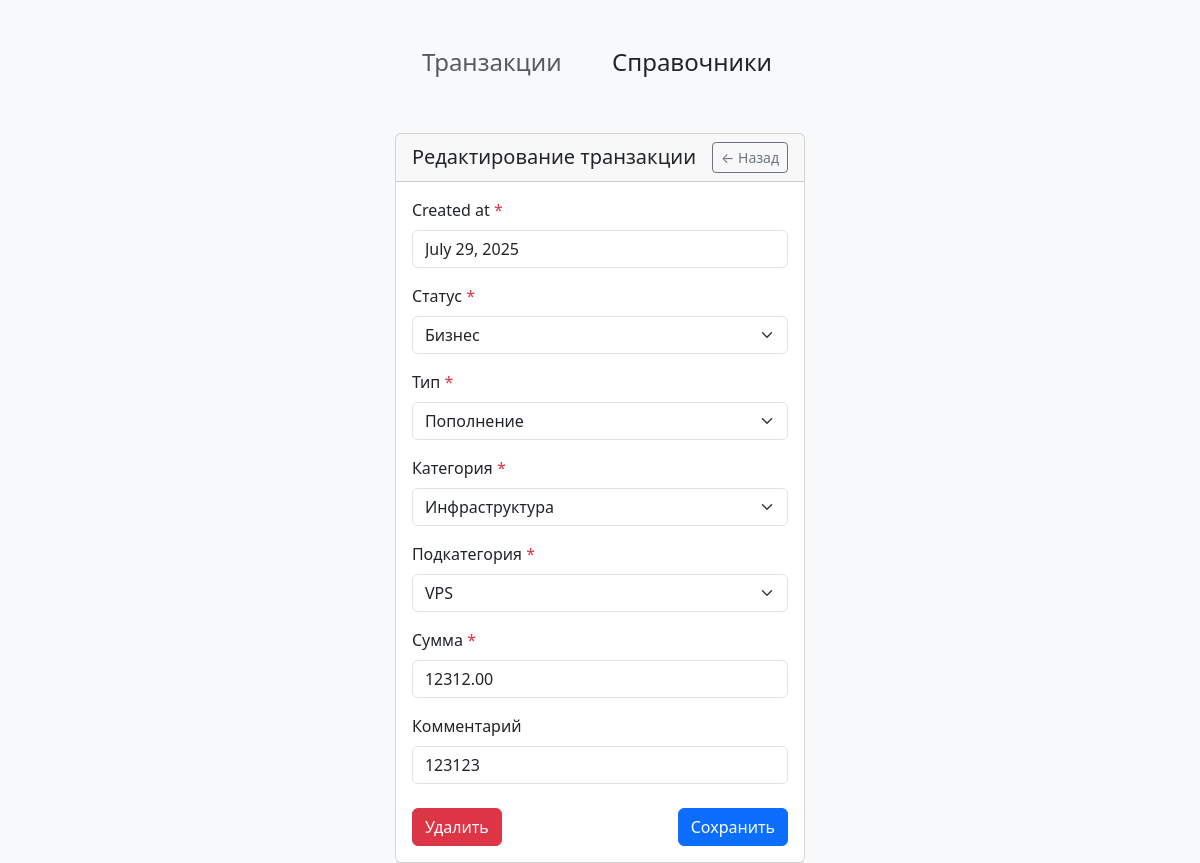
The page /transactions/update/2/ on the database its author committed.
### accounting/models.py (models this page shows, shortened)
class Transaction(models.Model):
    created_at = models.DateField("создана", default=timezone.now)
    status = models.ForeignKey('Status', on_delete=models.CASCADE, verbose_name="статус")
    type = models.ForeignKey('Type', on_delete=models.CASCADE, verbose_name="тип")
    category = models.ForeignKey('Category', on_delete=models.CASCADE, verbose_name="категория")
    subcategory = models.ForeignKey('SubCategory', on_delete=models.CASCADE, verbose_name="подкатегория")
    amount = models.DecimalField("сумма", max_digits=10, decimal_places=2)
    comment = models.TextField("комментарий", blank=True, default='', max_length=4096)
    class Meta:
        verbose_name = "Транзакция"
        verbose_name_plural = "Транзакции"
    @staticmethod
    def verbose_name_pos():
        return "Транзакции"

class Status(models.Model):
    name = models.CharField(unique=True, max_length=64)
    def __str__(self):
        return self.name
    class Meta:
        verbose_name = "Статус"
        verbose_name_plural = "Статусы"

class Type(models.Model):
    name = models.CharField("Тип", unique=True, max_length=64)
    def __str__(self):
        return self.name
    class Meta:
        verbose_name = "Тип"
        verbose_name_plural = "Типы"

class Category(models.Model):
    name = models.CharField(unique=True, max_length=64)
    type = models.ForeignKey('Type', on_delete=models.CASCADE)
    def __str__(self):
        return self.name
    class Meta:
        verbose_name = "Категория"
        verbose_name_plural = "Категории"

class SubCategory(models.Model):
    name = models.CharField(unique=True, max_length=64)
    category = models.ForeignKey('Category', on_delete=models.CASCADE)
    def __str__(self):
        return self.name
    class Meta:
        verbose_name = "Подкатегория"
        verbose_name_plural = "Подкатегории"

### accounting/views.py (the view)
# urls.py: path('transactions/update/<int:pk>/', views.TransactionUpdateView.as_view()),
class TransactionUpdateView(CreateUpdateViewMixin, UpdateView):
    model = models.Transaction
    form_class = forms.TransactionForm
    fields = None

### accounting/forms.py (shortened to what this page needs)
class TransactionForm(forms.ModelForm):
    created_at = forms.DateField(
        input_formats=DATE_INPUT_FORMATS,
        initial=dateformat.format(timezone.now(), 'd.m.Y'))
    class Meta:
        model = models.Transaction
        fields = '__all__'  #

### accounting/views.py (called while the page is built)
    def get_context_data(self, **kwargs):
        context = super().get_context_data()
        context['verbose_name_pos'] = self.model.verbose_name_pos()
        return context

### accounting/templates/accounting/details.html (shortened to what this page needs)
<!DOCTYPE html>
<html lang="ru">
<head>
    <link rel="stylesheet" href="https://cdn.jsdelivr.net/npm/bootstrap@5.3.7/dist/css/bootstrap.min.css">
</head>
<body class="bg-light">
    <div class="container mt-5">
        <div class="row justify-content-center">
            <div class="col-lg-2 col-md-3">
                <h4><a class="text-muted text-decoration-none hover-underline" href="/">Транзакции</a></h4>
            </div>
            <div class="col-lg-2 col-md-3">
                <h4><a class="text-dark text-decoration-none hover-underline" href="/references">Справочники</a></h4>
            </div>
        </div>
    </div>
    <main class="mt-5 container">
        <div class="row justify-content-center">
            <div class="col-md-8" style="max-width: fit-content;">
                <div class="card">
                    <div class="card-header d-flex justify-content-between align-items-center">
                        <h5 class="mb-0">
                            {% if form.instance.pk %}Редактирование{% else %}Создание{% endif %}
                            {{ verbose_name_pos|default:"записи"|lower }}
                        </h5>
                        <a href="{% if verbose_name_pos == 'Транзакции' %}/{% else %}{% url 'references' %}{% endif %}" class="ms-3 btn btn-sm btn-outline-secondary">← Назад</a>                </div>
                    <div class="card-body">
                        <form method="post" enctype="multipart/form-data">
                            {% for field in form.visible_fields %}
                                <div class="mb-3 w-100">
                                    <label for="{{ field.id_for_label }}" class="form-label">
                                        {{ field.label }}
                                        {% if field.field.required %}<span class="text-danger">*</span>{% endif %}
                                    </label>
                                    {% if field.field.widget.input_type == 'select' %}
                                        <select name="{{ field.name }}" id="{{ field.id_for_label }}"
                                                class="form-select w-100 {% if field.errors %}is-invalid{% endif %}">
                                            {% for choice in field.field.choices %}
                                                <option value="{{ choice.0 }}"
                                                        {% if field.value|stringformat:"s" == choice.0|stringformat:"s" %}selected{% endif %}>
                                                    {{ choice.1 }}
                                                </option>
                                            {% endfor %}
                                        </select>
                                    {% elif field.field.widget.input_type == 'checkbox' %}
                                        <div class="form-check">
                                            <input type="checkbox" name="{{ field.name }}" id="{{ field.id_for_label }}"
                                                   class="form-check-input {% if field.errors %}is-invalid{% endif %}"
                                                   {% if field.value %}checked{% endif %}>
                                        </div>
                                    {% else %}
                                        <input type="{{ field.field.widget.input_type }}"
                                               name="{{ field.name }}" id="{{ field.id_for_label }}"
                                               class="form-control w-100 {% if field.errors %}is-invalid{% endif %}"
                                               value="{{ field.value|default_if_none:'' }}">
                                    {% endif %}
                                </div>
                            {% endfor %}
                            <div class="d-flex justify-content-between mt-4">
                                <div>
                                    {% if form.instance.pk %}
                                        <a href="../../remove/{{ object.pk }}"><button type="button" class="btn btn-danger"
                                                data-bs-toggle="modal" data-bs-target="#deleteModal">
                                            Удалить
                                        </button></a>
                                    {% endif %}
                                </div>
                                <div>
                                    <button type="submit" class="btn btn-primary">
                                        {% if form.instance.pk %}Сохранить{% else %}Создать{% endif %}
                                    </button>
                                </div>
                            </div>
                        </form>
                    </div>
                </div>
            </div>
        </div>
    </main>
</body>
</html>

### rows shown on the page
Transaction: created_at "July 29, 2025" "12312.00" "123123"
Status: status "Бизнес"
Type: type "Пополнение"
Category: category "Инфраструктура"
SubCategory: subcategory "VPS"

### other values the page prints
{{ verbose_name_pos|default:"записи"|lower }} "транзакции"
{{ field.label }} "Created at" "Статус" "Тип" "Категория" "Подкатегория" "Сумма" "Комментарий"
